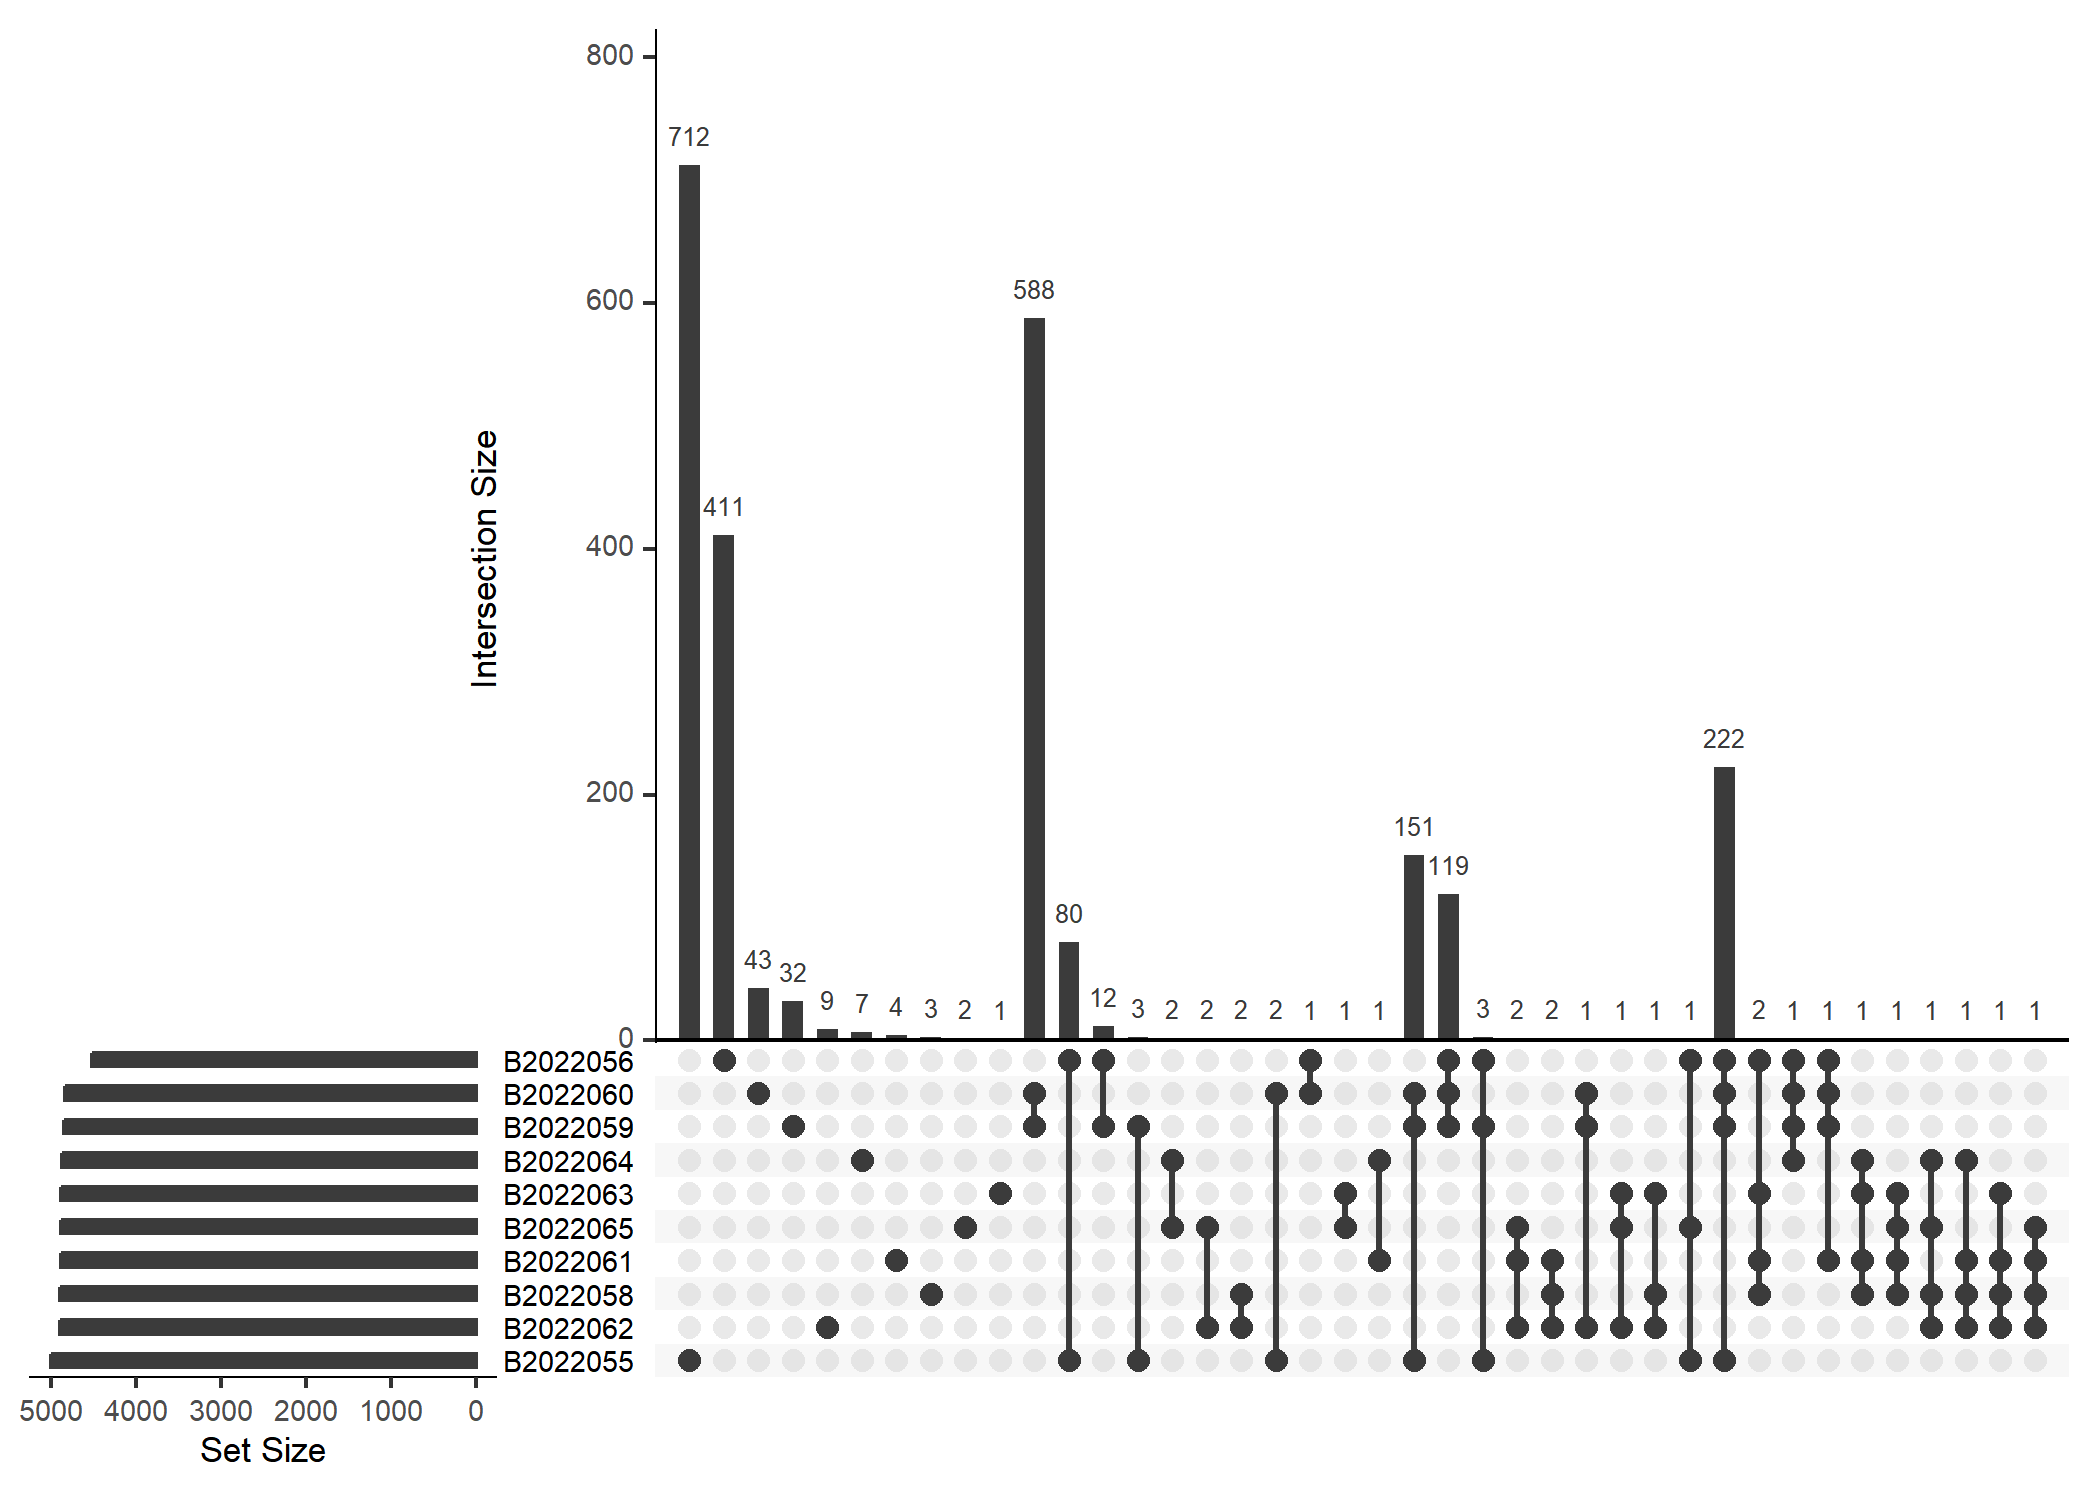

Recreate this plot in R.
library(stringr)
library(UpSetR)

args <- commandArgs(T)
f_data <- args[1]
f_png <- args[2]

# f_data <- "./gene_presence_absence.Rtab"
# f_png <- "./upset.png"

df <- read.table(f_data, sep = "\t", header = 1)
png(filename = f_png, width = 7, height = 5, units = "in", res = 300)
upset(df, nsets = dim(df)[2])
dev.off()
